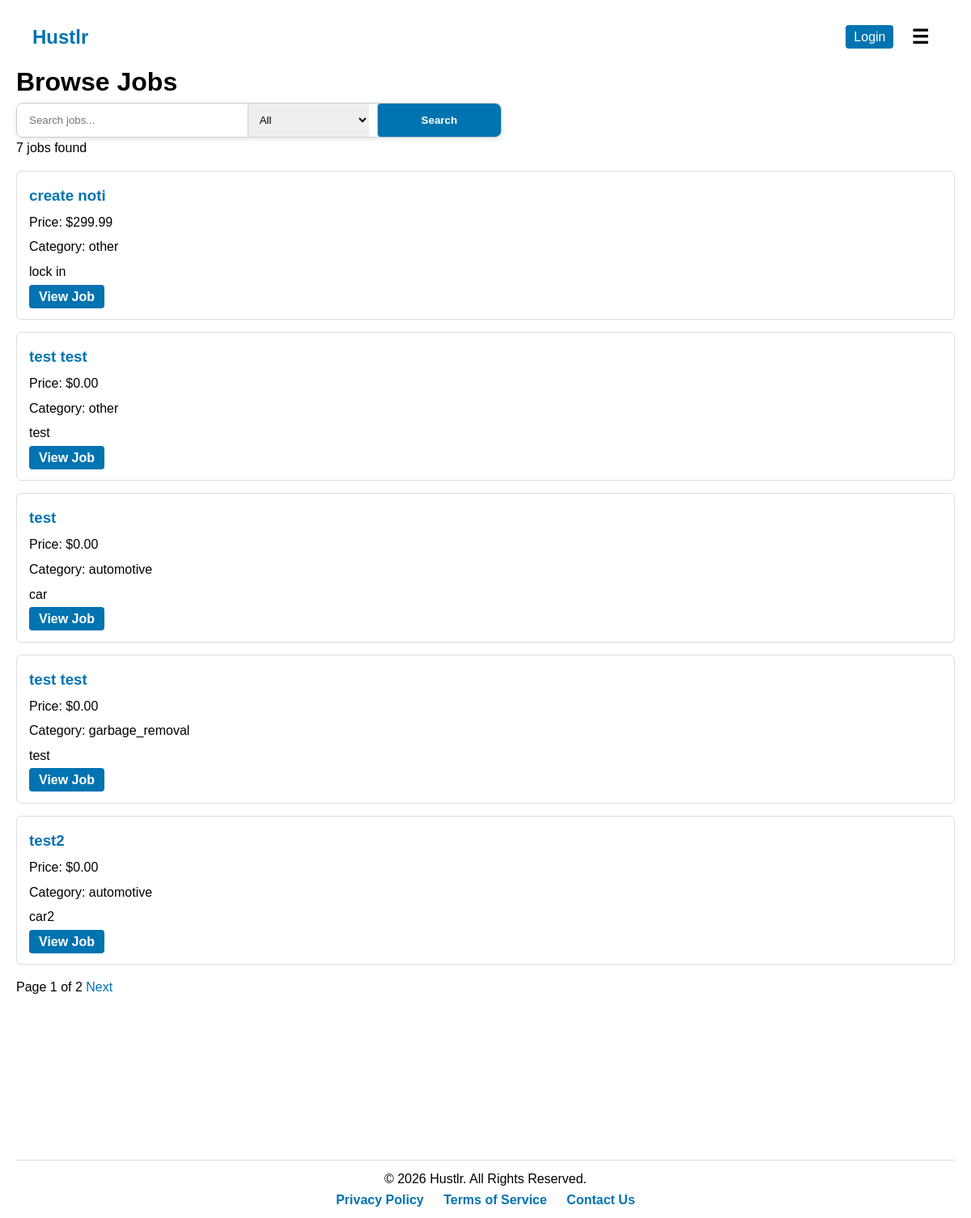
/job/page/, run on the app's committed database.
### users/models.py (models this page shows, shortened)
class JobListing(models.Model):
    job_status = [
        ('OPEN', 'Open'),
        ('PENDING', 'Pending'),
        ('COMPLETED', 'Completed'),
        ('CANCELLED', 'Cancelled'),
    ]
    job_category = [
        ('landscaping','Landscaping'),
        ('cleaning','Cleaning'),
        ('garbage_removal','Garbage Removal'),
        ('automotive','Automotive'),
        ('handyman','Handyman'),
        ('other','Other'),
    ]
    category = models.CharField(max_length=50, choices=job_category, default='Other')
    profile = models.ForeignKey(Profile, on_delete=models.CASCADE)
    price = models.FloatField(blank=False, default=0.0)
    title = models.TextField(max_length=20)
    description = models.CharField(max_length=800, blank=False)
    date = models.DateTimeField(auto_now_add=True)
    status = models.CharField(max_length=10, choices=job_status, default='Open')
    due_date = models.TextField(max_length=20, blank=True, null=True)

### job_board/views.py (the view)
# urls.py: path('job/page/', views.job_page, name='job_page'),
def job_page(request):
    jobs = JobListing.objects.all()
    query = request.GET.get('q')
    category = request.GET.get('category')
    if query:
        jobs = jobs.filter(title__icontains=query)
    if category and category.strip():
        jobs = jobs.filter(category=category)
    paginator = Paginator(jobs, 5)  # 5 jobs per page
    page_number = request.GET.get('page')
    page_obj = paginator.get_page(page_number)
    return render(request, 'job_board/job_page.html', {
        'page_obj': page_obj,
        'job_count': jobs.count(),
    })

### users/context_processors.py (called while the page is built)
def unread_messages(request):
    if request.user.is_authenticated:
        conversations = Conversation.objects.filter(
            messages__is_read=False
        ).exclude(messages__sender=request.user).distinct()
        count = conversations.count()
    else:
        count = 0
    return {'unread_count': count}

### job_board/templates/job_board/job_page.html (shortened to what this page needs)
{% extends 'job_board/base.html' %}
{% load static %}
{% block extra_css %}
    <link rel="stylesheet" href="{% static 'css/jobs.css' %}">
    <link rel="stylesheet" href="{% static 'css/search_bar.css' %}">
{% endblock %}
{% block content%}
    <h1>Browse Jobs</h1>
    {% include 'job_board/partials/search_bar.html' %}
    <p>{{ job_count }} jobs found</p>
    {% for job in page_obj %}
        <div class="job-card">
            <h3>
                <a href="{% url 'job_details' job.id %}">{{ job.title }}</a>
            </h3>
            <p>Price: ${{ job.price|floatformat:2 }}</p>
            <p>Category: {{ job.category }}</p>
            <p>{{ job.description|truncatewords:15|default:"No description provided." }}</p>
            <a class="button" href="{% url 'job_details' job.id %}">View Job</a>
        </div>
    {% empty %}
        <p>No jobs found</p>
    {% endfor %}
    <div class="pagination">
        <span>Page {{ page_obj.number }} of {{ page_obj.paginator.num_pages }}</span>
        {% if page_obj.has_next %}
            <a href="?page={{ page_obj.next_page_number }}&q={{ request.GET.q }}&category={{ request.GET.category }}">Next</a>
        {% endif %}
    </div>
{% endblock %}

### job_board/templates/job_board/base.html (shortened to what this page needs)
{% load static %}
<!DOCTYPE html>
<html lang="en">
<head>
    <link rel="stylesheet" href="{% static 'css/styles.css' %}">
    <link rel="stylesheet" href="https://cdnjs.cloudflare.com/ajax/libs/font-awesome/6.7.1/css/all.min.css" />
    {% block extra_css %}{% endblock %}
</head>
<body>
    <header>
        <nav id="info">
            <a href='{% url 'home' %}' class='logo'>Hustlr</a>
            <div class='nav-right'>
            {% if user.is_authenticated and user.profile %}
                <a href="{% url 'inbox' %}">✉</a>
                <a href="{% url 'notifications' %}">🕭 ({{ unread_count }})</a>
                <a href="{% url 'profile_detail' user.profile.id %}">👤</a>
            {% else %}
            <div class='login'>
                <a href="{% url 'login' %}">Login</a>
            </div>
            {% endif %}
            <button id="menu-btn">☰</button>
        </nav>
    </header>
    {% block content %}{% endblock %}
    <footer>
        <p>&copy; <span id="year"></span> Hustlr. All Rights Reserved.</p>
        <a href="{% url 'privacy' %}">Privacy Policy</a>
        <a href="{% url 'terms' %}">Terms of Service</a>
        <a href="{% url 'contact' %}">Contact Us</a>
    </footer>
</body>
</html>

### job_board/templates/job_board/partials/search_bar.html (shortened to what this page needs)
<form method="GET" action="{% url 'job_page' %}" class='search-bar-box'>
    <input type="text" name="q" placeholder="Search jobs..." value="{{ request.GET.q }}">
    <select name="category">
        <option value="">All</option>
    </select>
    <button type="submit">Search</button>
</form>

### static/css/styles.css (style rules this page uses)
* { margin: 0; padding: 0; box-sizing: border-box; font-family: Arial, sans-serif; }
html { scroll-behavior: smooth; scroll-padding-top: 7rem; }
body { background-color: #ffffff; color: #000000; line-height: 1.6; padding: 0 20px; padding-top: 1rem; position: relative; }
header { padding: 10px 20px; }
.nav-right { display: flex; align-items: center; gap: 10px; }
.logo { font-size: 24px; font-weight: bold; color: #0073b1; }
a { text-decoration: none; color: #0073b1; }
button { background-color: #0073b1; color: rgb(172, 172, 172); border: none; padding: 6px 12px; border-radius: 4px; cursor: pointer; font-weight: bold; text-decoration: none; transition: background 0.2s; }
#menu-btn { font-size: 24px; background: none; border: none; color: rgb(0, 0, 0); cursor: pointer; }
header nav#info { display: flex; justify-content: space-between; align-items: center; }
nav#info .login a { background-color: #0073b1; color: rgb(255, 255, 255); text-decoration: none; padding: 6px 10px; border-radius: 4px; font-weight: normal; transition: background 0.2s; }
header .nav-right a { background-color: #ffffff; color: rgb(0, 0, 0); text-decoration: none; font-weight: bold; padding: 10px 10px; border-radius: 4px; transition: background 0.2s; }
form button, body a.button { background-color: #0073b1; color: white; border: none; padding: 6px 12px; border-radius: 4px; cursor: pointer; font-weight: bold; text-decoration: none; transition: background 0.2s; }
footer { margin-top: 200px; padding: 10px 0; text-align: center; border-top: 1px solid #ddd; }
footer a { margin: 0 10px; color: #0073b1; text-decoration: none; font-weight: bold; }
form button[type="submit"] { padding: 8px 15px; }

### static/css/jobs.css (style rules this page uses)
form input[type="text"], form select { padding: 8px; margin-right: 10px; border: 1px solid #ccc; border-radius: 4px; }
form button[type="submit"] { padding: 8px 15px; }
div.job-card { border: 1px solid #ddd; padding: 15px; margin: 15px 0; border-radius: 6px; background-color: #ffffff; transition: box-shadow 0.2s; }
div.job-card h3 a { color: #0073b1; text-decoration: none; }
div.job-card p { margin: 5px 0; }

### static/css/search_bar.css (style rules this page uses)
.search-bar-box { display: flex; border: 1px solid #ccc; border-radius: 8px; overflow: hidden; max-width: 600px; width: 100%; box-shadow: 0 2px 6px rgba(0,0,0,0.1); }
.search-bar-box input[type="text"] { flex: 2; padding: 12px 15px; border: none; outline: none; }
.search-bar-box select { flex: 1; padding: 12px 10px; border: none; outline: none; border-left: 1px solid #ccc; }
.search-bar-box button { flex: 1; padding: 12px 15px; border: none; background-color: #0073b1; color: white; cursor: pointer; border-left: 1px solid #ccc; }

### data on the page
JobListing: title "create noti", price "299.99", category "other", description "lock in"
JobListing: title "test test", price "0.00", category "other", description "test"
JobListing: title "test", price "0.00", category "automotive", description "car"
JobListing: title "test test", price "0.00", category "garbage_removal", description "test"
JobListing: title "test2", price "0.00", category "automotive", description "car2"

### other printed values
{{ job_count }} "7"
{{ page_obj.number }} "1"
{{ page_obj.paginator.num_pages }} "2"
